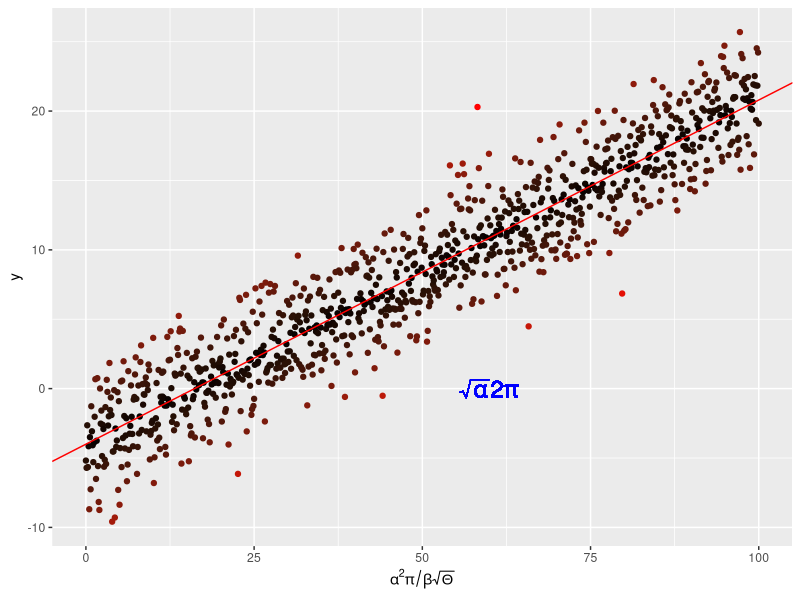

This chart was generated by the following R code: (Note: this script raises an error after producing the figure.)
#!/usr/bin/env Rscript
# Author: Joseph Palmer <Joseph.Palmer18@imperial.ac.uk>
# Date: October 2018
# Desc: ggplot exercises - Makes a regression plot with mathmatical notations

# clear environment
rm(list=ls())

# Load required packages #

# clear workspace
rm(list = ls())

# load packages
require(ggplot2)

# Mathmatical notation
x <- seq(0, 100, by = 0.1)
y <- -4. + 0.25 * x +
  rnorm(length(x), mean = 0., sd = 2.5)

# and put them in a dataframe
my_data <- data.frame(x = x, y = y)

# perform a linear regression
my_lm <- summary(lm(y ~ x, data = my_data))

# plot the data
p <-  ggplot(my_data, aes(x = x, y = y,
                          colour = abs(my_lm$residual))
) +
  geom_point() +
  scale_colour_gradient(low = "black", high = "red") +
  theme(legend.position = "none") +
  scale_x_continuous(
    expression(alpha^2 * pi / beta * sqrt(Theta)))

# add the regression line
p <- p + geom_abline(
  intercept = my_lm$coefficients[1][1],
  slope = my_lm$coefficients[2][1],
  colour = "red")
# throw some math on the plot
p <- p + geom_text(aes(x = 60, y = 0,
                       label = "sqrt(alpha) * 2* pi"), 
                   parse = TRUE, size = 6, 
                   colour = "blue")
pdf("../Results/MyLinReg.pdf")
p
dev.off()

